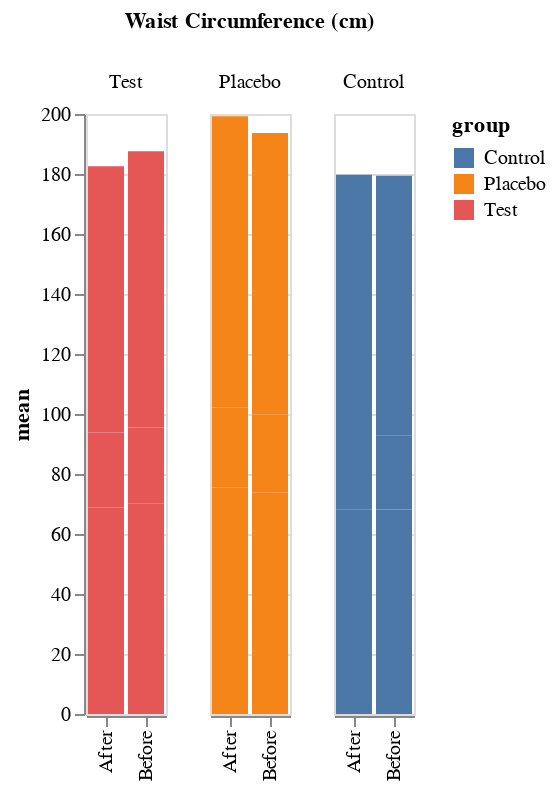

The code cell stored with this chart in its notebook:
### Code cell
weight = alt.Chart(health).mark_bar().transform_filter(
    alt.datum.variable=="Weight (kg)"
    #alt.datum.trial=="Before"
).encode(
    x=alt.X("trial:N", title=None),
    y=alt.Y("mean:Q"),
    color=alt.Color("group:N"),
    #column=alt.Column("trial", sort=["Before", "After"]),
    #column=alt.Column("variable", sort=["Weight (kg)", "BMI (kg/m^2)", "Waist Circumference (cm)"])
    column=alt.Column("group", sort=["Test", "Placebo", "Control"], title="Weight (kg)")
)
bmi = alt.Chart(health).mark_bar().transform_filter(
    alt.datum.variable=="BMI (kg/m^2)"
    #alt.datum.trial=="Before"
).encode(
    x=alt.X("trial:N", title=None),
    y=alt.Y("mean:Q"),
    color=alt.Color("group:N"),
    #column=alt.Column("trial", sort=["Before", "After"]),
    #column=alt.Column("variable", sort=["Weight (kg)", "BMI (kg/m^2)", "Waist Circumference (cm)"])
    column=alt.Column("group", sort=["Test", "Placebo", "Control"], title="BMI (kg/m^2)	")
)
waist = alt.Chart(health).mark_bar().transform_filter(
    alt.datum.variable=="Waist Circumference (cm)"
    #alt.datum.trial=="Before"
).encode(
    x=alt.X("trial:N", title=None),
    y=alt.Y("mean:Q"),
    color=alt.Color("group:N"),
    #column=alt.Column("trial", sort=["Before", "After"]),
    #column=alt.Column("variable", sort=["Weight (kg)", "BMI (kg/m^2)", "Waist Circumference (cm)"])
    column=alt.Column("group", sort=["Test", "Placebo", "Control"], title="Waist Circumference (cm)")
)
#weight | bmi | waist
options3 = ["Weight (kg)", "BMI (kg/m^2)", "Waist Circumference (cm)"]
buttons3 = alt.selection_single(
    fields=["variable"],
    bind=alt.binding_radio(options=options3, labels=["Weight", "BMI", "Waist Circumference"], name="Parameter: "),)
vis3 = alt.Chart(health).mark_bar().transform_filter(
    buttons3
).encode(
    x=alt.X("trial:N", title=None),
    y=alt.Y("mean:Q"),
    color=alt.Color("group:N"),
    #column=alt.Column("trial", sort=["Before", "After"]),
    #column=alt.Column("variable", sort=["Weight (kg)", "BMI (kg/m^2)", "Waist Circumference (cm)"])
    column=alt.Column("group", sort=["Test", "Placebo", "Control"], title="Waist Circumference (cm)")
)
vis3.add_selection(buttons3)

### Figure 1 — Vega-Lite specification as saved in the notebook (floating-point values rounded to 4 significant figures)
{"config": {"view": {"continuousWidth": 400, "continuousHeight": 300}}, "data": {"name": "data-2b7f03e279210945fb8e273cc632a57c"}, "mark": "bar", "encoding": {"color": {"field": "group", "type": "nominal"}, "column": {"field": "group", "sort": ["Test", "Placebo", "Control"], "title": "Waist Circumference (cm)", "type": "nominal"}, "x": {"field": "trial", "title": null, "type": "nominal"}, "y": {"field": "mean", "type": "quantitative"}}, "selection": {"selector024": {"type": "single", "fields": ["variable"], "bind": {"input": "radio", "options": ["Weight (kg)", "BMI (kg/m^2)", "Waist Circumference (cm)"], "labels": ["Weight", "BMI", "Waist Circumference"], "name": "Parameter: "}}}, "transform": [{"filter": {"selection": "selector024"}}], "$schema": "https://vega.github.io/schema/vega-lite/v4.17.0.json", "datasets": {"data-2b7f03e279210945fb8e273cc632a57c": [{"variable": "Weight (kg)", "group": "Test", "trial": "Before", "mean": 70.07, "standard deviation": 15.99}, {"variable": "BMI (kg/m^2)", "group": "Test", "trial": "Before", "mean": 25.42, "standard deviation": 4.62}, {"variable": "Waist Circumference (cm)", "group": "Test", "trial": "Before", "mean": 92.13, "standard deviation": 14.43}, {"variable": "Weight (kg)", "group": "Test", "trial": "After", "mean": 68.87, "standard deviation": 15.04}, {"variable": "BMI (kg/m^2)", "group": "Test", "trial": "After", "mean": 24.99, "standard deviation": 4.28}, {"variable": "Waist Circumference (cm)", "group": "Test", "trial": "After", "mean": 88.73, "standard deviation": 13.26}, {"variable": "Weight (kg)", "group": "Placebo", "trial": "Before", "mean": 73.73, "standard deviation": 17.7}, {"variable": "BMI (kg/m^2)", "group": "Placebo", "trial": "Before", "mean": 26.12, "standard deviation": 4.87}, {"variable": "Waist Circumference (cm)", "group": "Placebo", "trial": "Before", "mean": 93.8, "standard deviation": 13.45}, {"variable": "Weight (kg)", "group": "Placebo", "trial": "After", "mean": 75.4, "standard deviation": 18.23}, {"variable": "BMI (kg/m^2)", "group": "Placebo", "trial": "After", "mean": 26.68, "standard deviation": 4.89}, {"variable": "Waist Circumference (cm)", "group": "Placebo", "trial": "After", "mean": 97.13, "standard deviation": 13.3}, {"variable": "Weight (kg)", "group": "Control", "trial": "Before", "mean": 68.19, "standard deviation": 16.02}, {"variable": "BMI (kg/m^2)", "group": "Control", "trial": "Before", "mean": 24.59, "standard deviation": 4.15}, {"variable": "Waist Circumference (cm)", "group": "Control", "trial": "Before", "mean": 86.6, "standard deviation": 12.36}, {"variable": "Weight (kg)", "group": "Control", "trial": "After", "mean": 68.1, "standard deviation": 15.48}, {"variable": "BMI (kg/m^2)", "group": "Control", "trial": "After", "mean": 24.57, "standard deviation": 4.01}, {"variable": "Waist Circumference (cm)", "group": "Control", "trial": "After", "mean": 87.07, "standard deviation": 11.61}]}}
